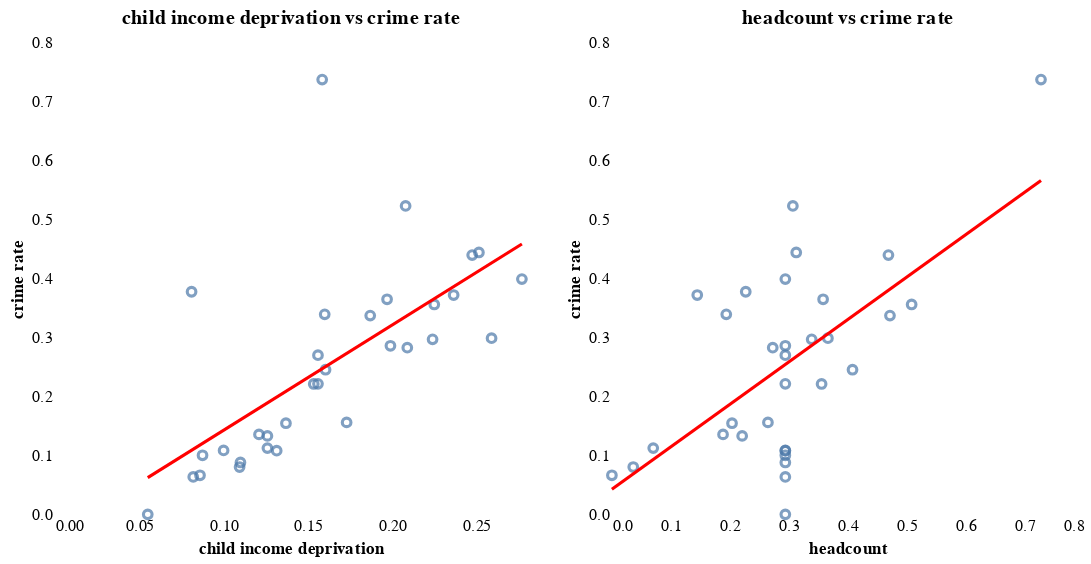

Source (notebook cell):
### Code cell
(child_income_chart | headcount_chart).configure_axis(
    grid=False,
    domain=False
).configure_view(
    strokeWidth=0)

### Figure 1 — Vega-Lite specification as saved in the notebook (floating-point values rounded to 4 significant figures)
{"config": {"view": {"continuousWidth": 400, "continuousHeight": 300, "strokeWidth": 0}, "axis": {"domain": false, "grid": false}}, "hconcat": [{"layer": [{"mark": "point", "encoding": {"tooltip": [{"type": "nominal", "field": "area_name"}, {"type": "quantitative", "field": "crime_rate_scaled"}], "x": {"type": "quantitative", "axis": {"ticks": false, "title": "child income deprivation"}, "field": "child_income_deprivation_score"}, "y": {"type": "quantitative", "axis": {"ticks": false, "title": "crime rate"}, "field": "crime_rate_scaled"}}, "title": "child income deprivation vs crime rate"}, {"mark": {"type": "line", "color": "red"}, "encoding": {"tooltip": [{"type": "nominal", "field": "area_name"}, {"type": "quantitative", "field": "crime_rate_scaled"}], "x": {"type": "quantitative", "axis": {"ticks": false, "title": "child income deprivation"}, "field": "child_income_deprivation_score"}, "y": {"type": "quantitative", "axis": {"ticks": false, "title": "crime rate"}, "field": "crime_rate_scaled"}}, "title": "child income deprivation vs crime rate", "transform": [{"on": "child_income_deprivation_score", "regression": "crime_rate_scaled"}]}], "height": 300, "width": 300}, {"layer": [{"mark": "point", "encoding": {"tooltip": [{"type": "nominal", "field": "area_name"}, {"type": "quantitative", "field": "crime_rate_scaled"}], "x": {"type": "quantitative", "axis": {"ticks": false, "title": "headcount"}, "field": "police_headcount_scaled"}, "y": {"type": "quantitative", "axis": {"ticks": false, "title": "crime rate"}, "field": "crime_rate_scaled"}}, "title": "headcount vs crime rate"}, {"mark": {"type": "line", "color": "red"}, "encoding": {"tooltip": [{"type": "nominal", "field": "area_name"}, {"type": "quantitative", "field": "crime_rate_scaled"}], "x": {"type": "quantitative", "axis": {"ticks": false, "title": "headcount"}, "field": "police_headcount_scaled"}, "y": {"type": "quantitative", "axis": {"ticks": false, "title": "crime rate"}, "field": "crime_rate_scaled"}}, "title": "headcount vs crime rate", "transform": [{"on": "police_headcount_scaled", "regression": "crime_rate_scaled"}]}], "height": 300, "width": 300}], "data": {"name": "data-e65b8bc038a2473a8aa0037f740931dc"}, "$schema": "https://vega.github.io/schema/vega-lite/v4.8.1.json", "datasets": {"data-e65b8bc038a2473a8aa0037f740931dc": [{"area_name": "Barking and Dagenham", "child_income_deprivation_score": 0.2365, "crime_rate_scaled": 0.3719, "exclusion_rate": 0.05963, "looked_after_rate_scaled": 0.6721, "mental_health_rate": 0.1191, "police_headcount_scaled": 0.1447}, {"area_name": "Barnet", "child_income_deprivation_score": 0.1, "crime_rate_scaled": 0.1084, "exclusion_rate": 0.05384, "looked_after_rate_scaled": 0.1475, "mental_health_rate": 0.1206, "police_headcount_scaled": 0.294}, {"area_name": "Bexley", "child_income_deprivation_score": 0.1315, "crime_rate_scaled": 0.108, "exclusion_rate": 0.1002, "looked_after_rate_scaled": 0.2459, "mental_health_rate": 0.1216, "police_headcount_scaled": 0.294}, {"area_name": "Brent", "child_income_deprivation_score": 0.156, "crime_rate_scaled": 0.2699, "exclusion_rate": 0.06071, "looked_after_rate_scaled": 0.2131, "mental_health_rate": 0.121, "police_headcount_scaled": 0.294}, {"area_name": "Bromley", "child_income_deprivation_score": 0.082, "crime_rate_scaled": 0.06341, "exclusion_rate": 0.09537, "looked_after_rate_scaled": 0.3443, "mental_health_rate": 0.121, "police_headcount_scaled": 0.294}, {"area_name": "Camden", "child_income_deprivation_score": 0.197, "crime_rate_scaled": 0.3647, "exclusion_rate": 0.08087, "looked_after_rate_scaled": 0.1967, "mental_health_rate": 0.1206, "police_headcount_scaled": 0.3581}, {"area_name": "Croydon", "child_income_deprivation_score": 0.1605, "crime_rate_scaled": 0.2452, "exclusion_rate": 0.0624, "looked_after_rate_scaled": 0.9055, "mental_health_rate": 0.121, "police_headcount_scaled": 0.4079}, {"area_name": "Ealing", "child_income_deprivation_score": 0.1535, "crime_rate_scaled": 0.221, "exclusion_rate": 0.1075, "looked_after_rate_scaled": 0.2951, "mental_health_rate": 0.1204, "police_headcount_scaled": 0.3555}, {"area_name": "Enfield", "child_income_deprivation_score": 0.209, "crime_rate_scaled": 0.2826, "exclusion_rate": 0.03598, "looked_after_rate_scaled": 0.3279, "mental_health_rate": 0.121, "police_headcount_scaled": 0.2727}, {"area_name": "Greenwich", "child_income_deprivation_score": 0.199, "crime_rate_scaled": 0.2858, "exclusion_rate": 0.06245, "looked_after_rate_scaled": 0.7377, "mental_health_rate": 0.12, "police_headcount_scaled": 0.294}, {"area_name": "Hackney", "child_income_deprivation_score": 0.2515, "crime_rate_scaled": 0.444, "exclusion_rate": 0.1268, "looked_after_rate_scaled": 0.6393, "mental_health_rate": 0.1202, "police_headcount_scaled": 0.3125}, {"area_name": "Hammersmith and Fulham", "child_income_deprivation_score": 0.16, "crime_rate_scaled": 0.3392, "exclusion_rate": 0.05384, "looked_after_rate_scaled": 0.6721, "mental_health_rate": 0.1188, "police_headcount_scaled": 0.1939}, {"area_name": "Haringey", "child_income_deprivation_score": 0.208, "crime_rate_scaled": 0.5229, "exclusion_rate": 0.05703, "looked_after_rate_scaled": 0.7541, "mental_health_rate": 0.1218, "police_headcount_scaled": 0.3068}, {"area_name": "Harrow", "child_income_deprivation_score": 0.11, "crime_rate_scaled": 0.08796, "exclusion_rate": 0.08886, "looked_after_rate_scaled": 0.06557, "mental_health_rate": 0.1212, "police_headcount_scaled": 0.294}, {"area_name": "Havering", "child_income_deprivation_score": 0.126, "crime_rate_scaled": 0.1123, "exclusion_rate": 0.04314, "looked_after_rate_scaled": 0.2951, "mental_health_rate": 0.1219, "police_headcount_scaled": 0.0701}, {"area_name": "Hillingdon", "child_income_deprivation_score": 0.137, "crime_rate_scaled": 0.1545, "exclusion_rate": 0.06524, "looked_after_rate_scaled": 0.3115, "mental_health_rate": 0.1207, "police_headcount_scaled": 0.2036}, {"area_name": "Hounslow", "child_income_deprivation_score": 0.156, "crime_rate_scaled": 0.2213, "exclusion_rate": 0.05872, "looked_after_rate_scaled": 0.2951, "mental_health_rate": 0.1196, "police_headcount_scaled": 0.294}, {"area_name": "Islington", "child_income_deprivation_score": 0.277, "crime_rate_scaled": 0.3989, "exclusion_rate": 0.09627, "looked_after_rate_scaled": 0.8033, "mental_health_rate": 0.1202, "police_headcount_scaled": 0.294}, {"area_name": "Kensington and Chelsea", "child_income_deprivation_score": 0.081, "crime_rate_scaled": 0.3774, "exclusion_rate": 0.146, "looked_after_rate_scaled": 0.1148, "mental_health_rate": 0.1205, "police_headcount_scaled": 0.2269}, {"area_name": "Kingston upon Thames", "child_income_deprivation_score": 0.0875, "crime_rate_scaled": 0.1002, "exclusion_rate": 0.02731, "looked_after_rate_scaled": 0.1311, "mental_health_rate": 0.1202, "police_headcount_scaled": 0.294}, {"area_name": "Lambeth", "child_income_deprivation_score": 0.225, "crime_rate_scaled": 0.3558, "exclusion_rate": 0.05718, "looked_after_rate_scaled": 0.5082, "mental_health_rate": 0.1205, "police_headcount_scaled": 0.5081}, {"area_name": "Lewisham", "child_income_deprivation_score": 0.224, "crime_rate_scaled": 0.2968, "exclusion_rate": 0.05507, "looked_after_rate_scaled": 0.7541, "mental_health_rate": 0.12, "police_headcount_scaled": 0.3387}, {"area_name": "Merton", "child_income_deprivation_score": 0.1095, "crime_rate_scaled": 0.08027, "exclusion_rate": 0.08008, "looked_after_rate_scaled": 0.1311, "mental_health_rate": 0.1196, "police_headcount_scaled": 0.03622}, {"area_name": "Newham", "child_income_deprivation_score": 0.187, "crime_rate_scaled": 0.3371, "exclusion_rate": 0.07383, "looked_after_rate_scaled": 0.3115, "mental_health_rate": 0.1206, "police_headcount_scaled": 0.4714}, {"area_name": "Redbridge", "child_income_deprivation_score": 0.121, "crime_rate_scaled": 0.1356, "exclusion_rate": 0.08809, "looked_after_rate_scaled": 0.09836, "mental_health_rate": 0.1215, "police_headcount_scaled": 0.1884}, {"area_name": "Richmond upon Thames", "child_income_deprivation_score": 0.055, "crime_rate_scaled": 0.0, "exclusion_rate": 0.05428, "looked_after_rate_scaled": 0.0, "mental_health_rate": 0.1198, "police_headcount_scaled": 0.294}, {"area_name": "Southwark", "child_income_deprivation_score": 0.2475, "crime_rate_scaled": 0.4396, "exclusion_rate": 0.08324, "looked_after_rate_scaled": 0.7377, "mental_health_rate": 0.1197, "police_headcount_scaled": 0.4688}, {"area_name": "Sutton", "child_income_deprivation_score": 0.086, "crime_rate_scaled": 0.06627, "exclusion_rate": 0.07333, "looked_after_rate_scaled": 0.3934, "mental_health_rate": 0.1207, "police_headcount_scaled": 0.0}, {"area_name": "Tower Hamlets", "child_income_deprivation_score": 0.259, "crime_rate_scaled": 0.2987, "exclusion_rate": 0.01343, "looked_after_rate_scaled": 0.3443, "mental_health_rate": 0.1202, "police_headcount_scaled": 0.3662}, {"area_name": "Waltham Forest", "child_income_deprivation_score": 0.173, "crime_rate_scaled": 0.1559, "exclusion_rate": 0.07141, "looked_after_rate_scaled": 0.2951, "mental_health_rate": 0.1202, "police_headcount_scaled": 0.2645}, {"area_name": "Wandsworth", "child_income_deprivation_score": 0.126, "crime_rate_scaled": 0.1331, "exclusion_rate": 0.04698, "looked_after_rate_scaled": 0.377, "mental_health_rate": 0.118, "police_headcount_scaled": 0.2208}, {"area_name": "Westminster", "child_income_deprivation_score": 0.1585, "crime_rate_scaled": 0.7372, "exclusion_rate": 0.1328, "looked_after_rate_scaled": 0.3115, "mental_health_rate": 0.12, "police_headcount_scaled": 0.7274}]}}
